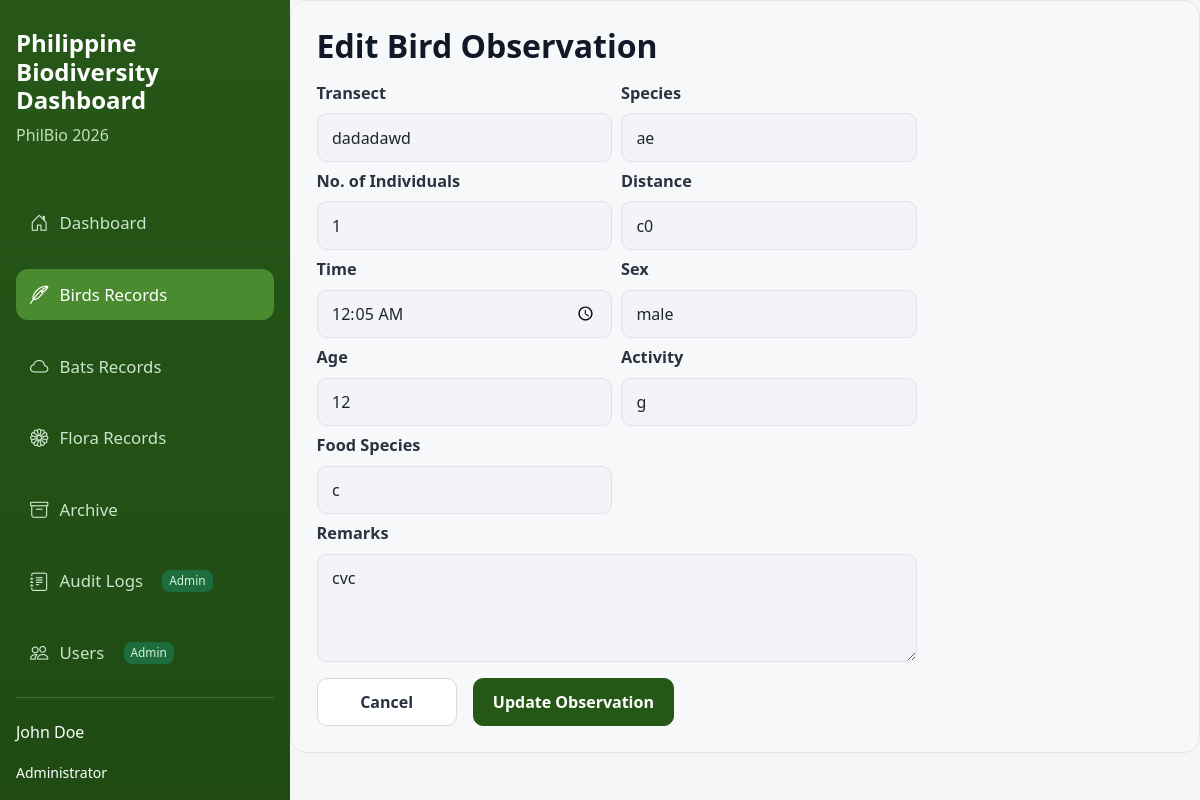
Page /phildata/edit_bird_observation.php?id=1 on the committed database.
### tables this page shows
CREATE TABLE `bird_observations` (
  `observation_id` int(11) NOT NULL COMMENT 'Unique observation record ID',
  `transect_id` int(11) DEFAULT NULL COMMENT 'Links to transect where observation was recorded',
  `species_id` int(11) DEFAULT NULL COMMENT 'Links to bird species table',
  `number_of_individuals` int(11) DEFAULT NULL COMMENT 'Count of birds observed',
  `distance` varchar(100) DEFAULT NULL COMMENT 'Distance from observer',
  `time_observed` time DEFAULT NULL COMMENT 'Time of sighting',
  `sex` varchar(50) DEFAULT NULL COMMENT 'Sex of individual (if identified)',
  `age` varchar(50) DEFAULT NULL COMMENT 'Age class (juvenile/adult)',
  `activity` varchar(100) DEFAULT NULL COMMENT 'Behavior observed (feeding, flying, etc.)',
  `food_species` varchar(255) DEFAULT NULL COMMENT 'Food or plant species associated',
  `remarks` text DEFAULT NULL COMMENT 'Additional field notes'
);

CREATE TABLE `bird_transects` (
  `transect_id` int(11) NOT NULL COMMENT 'Unique ID for each transect survey',
  `transect_name` varchar(255) DEFAULT NULL COMMENT 'Name or label of transect',
  `location` varchar(255) DEFAULT NULL COMMENT 'Survey location',
  `survey_date` date DEFAULT NULL COMMENT 'Date when transect was conducted'
);

CREATE TABLE `bird_species` (
  `species_id` int(11) NOT NULL COMMENT 'Unique ID for each bird species',
  `species_code` varchar(50) DEFAULT NULL COMMENT 'Official species code used in surveys',
  `common_name` varchar(255) DEFAULT NULL COMMENT 'Common/local name of bird',
  `scientific_name` varchar(255) DEFAULT NULL COMMENT 'Scientific name of species',
  `classification` enum('RR','E','M','I','NSS') DEFAULT NULL COMMENT 'RR=Restricted-range, E=Endemic, M=Migratory, I=Non, NSS=Not Species-specific',
  `classification_text` varchar(255) DEFAULT NULL,
  `iucn_status` enum('EX','EW','CR','EN','VU','NT','LC','DD','NE') DEFAULT NULL COMMENT 'IUCN Red List conservation status',
  `denr_status` enum('CR','EN','VU','OTS','NL') DEFAULT NULL COMMENT 'DENR DAO conservation status'
);

### phildata/edit_bird_observation.php (the view, shortened to what this page needs)
<?php
include 'db_connect.php';
$id = (int) ($_GET['id'] ?? 0);
$transects = $pdo->query("SELECT transect_id, transect_name FROM bird_transects ORDER BY transect_name")->fetchAll();
$speciesOptions = $pdo->query("SELECT species_id, common_name FROM bird_species ORDER BY common_name")->fetchAll();
$stmt = $pdo->prepare("SELECT * FROM bird_observations WHERE observation_id = :id");
$stmt->execute([':id' => $id]);
$record = $stmt->fetch();
?>
<!DOCTYPE html>
<html lang="en">
<head>
    <link href="https://cdn.jsdelivr.net/npm/bootstrap@5.3.0/dist/css/bootstrap.min.css" rel="stylesheet">
    <link href="https://cdn.jsdelivr.net/npm/bootstrap-icons@1.11.3/font/bootstrap-icons.css" rel="stylesheet">
    <link href="style.css" rel="stylesheet">
</head>
<body>
    <div class="d-flex">
        <?php $activePage = 'birds'; include 'sidebar.php'; ?>
        <main class="flex-grow-1 main-content">
            <section class="birds-card">
                <div class="birds-card-head">
                    <h2>Edit Bird Observation</h2>
                </div>
                <form method="post" class="edit-form">
                    <div class="observation-fields-grid">
                        <div>
                            <label class="form-label" for="transectId">Transect</label>
                            <select id="transectId" class="form-select" name="transect_id" required>
                                <?php foreach ($transects as $t): ?>
                                    <option value="<?= (int) $t['transect_id'] ?>" <?= (int) $record['transect_id'] === (int) $t['transect_id'] ? 'selected' : '' ?>><?= htmlspecialchars($t['transect_name']) ?></option>
                                <?php endforeach; ?>
                            </select>
                        </div>
                        <div>
                            <label class="form-label" for="speciesId">Species</label>
                            <select id="speciesId" class="form-select" name="species_id" required>
                                <?php foreach ($speciesOptions as $s): ?>
                                    <option value="<?= (int) $s['species_id'] ?>" <?= (int) $record['species_id'] === (int) $s['species_id'] ? 'selected' : '' ?>><?= htmlspecialchars($s['common_name']) ?></option>
                                <?php endforeach; ?>
                            </select>
                        </div>
                        <div>
                            <label class="form-label" for="individuals">No. of Individuals</label>
                            <input id="individuals" class="form-control" type="number" name="number_of_individuals" value="<?= htmlspecialchars((string) $record['number_of_individuals']) ?>" required>
                        </div>
                        <div>
                            <label class="form-label" for="distance">Distance</label>
                            <input id="distance" class="form-control" name="distance" value="<?= htmlspecialchars($record['distance']) ?>">
                        </div>
                        <div>
                            <label class="form-label" for="timeObserved">Time</label>
                            <input id="timeObserved" class="form-control" type="time" name="time_observed" value="<?= htmlspecialchars(substr((string) $record['time_observed'], 0, 5)) ?>" required>
                        </div>
                        <div>
                            <label class="form-label" for="sex">Sex</label>
                            <input id="sex" class="form-control" name="sex" value="<?= htmlspecialchars($record['sex']) ?>">
                        </div>
                        <div>
                            <label class="form-label" for="age">Age</label>
                            <input id="age" class="form-control" name="age" value="<?= htmlspecialchars($record['age']) ?>">
                        </div>
                        <div>
                            <label class="form-label" for="activity">Activity</label>
                            <input id="activity" class="form-control" name="activity" value="<?= htmlspecialchars($record['activity']) ?>">
                        </div>
                        <div>
                            <label class="form-label" for="foodSpecies">Food Species</label>
                            <input id="foodSpecies" class="form-control" name="food_species" value="<?= htmlspecialchars($record['food_species']) ?>">
                        </div>
                        <div class="full-width">
                            <label class="form-label" for="remarks">Remarks</label>
                            <textarea id="remarks" class="form-control" name="remarks" rows="3"><?= htmlspecialchars($record['remarks']) ?></textarea>
                        </div>
                    </div>
                    <div class="form-actions mt-3">
                        <a class="btn btn-light" href="birds.php?tab=observations">Cancel</a>
                        <button type="submit" class="btn btn-success">Update Observation</button>
                    </div>
                </form>
            </section>
        </main>
    </div>
</body>
</html>

### phildata/style.css (style rules this page uses)
body { background-color: #f5f6f8; font-family: "Segoe UI", Tahoma, Geneva, Verdana, sans-serif; color: #1d2433; }
.main-content { background: #f5f6f8; }
.birds-card { background: #f7f8fa; border: 1px solid #e2e5ea; border-radius: 16px; padding: 1.6rem; }
.birds-card-head { display: flex; justify-content: space-between; align-items: center; margin-bottom: 1rem; }
.birds-card-head h2 { font-size: 2rem; margin: 0; font-weight: 700; color: #111827; }
.observation-fields-grid { display: grid; grid-template-columns: repeat(2, minmax(0, 1fr)); gap: 0.45rem 0.55rem; }
.observation-fields-grid .full-width { grid-column: 1 / -1; }
.observation-fields-grid textarea.form-control { min-height: 108px; resize: vertical; }
.edit-form { max-width: 600px; }
.edit-form .form-label { font-size: 1.02rem; font-weight: 600; color: #2b3340; margin-bottom: 0.5rem; }
.edit-form .form-control, .edit-form .form-select { border: 1px solid #dde1e7; background: #f2f4f7; min-height: 44px; border-radius: 10px; font-size: 1rem; padding: 0.7rem 0.9rem; }
.edit-form textarea { resize: vertical; }
.form-actions { display: flex; justify-content: flex-start; gap: 1rem; margin-top: 2rem; }
.form-actions .btn { min-width: 140px; font-weight: 600; border-radius: 10px; padding: 0.7rem 1.2rem; }
.form-actions .btn-light { border: 1px solid #d6dae0; background: #ffffff; color: #293140; }
.form-actions .btn-success { background-color: #255716; border-color: #255716; color: #ffffff; }

### rows in the picture
bird_observations: transect_id "dadadawd", species_id "ae", number_of_individuals "1", distance "c0", time_observed "00:05", sex "male", age "12", activity "g", food_species "c", remarks "cvc"
